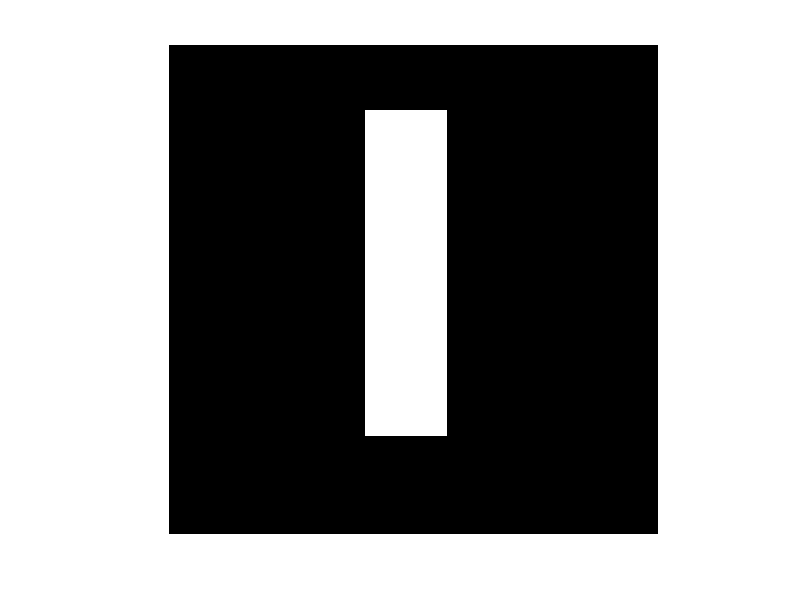
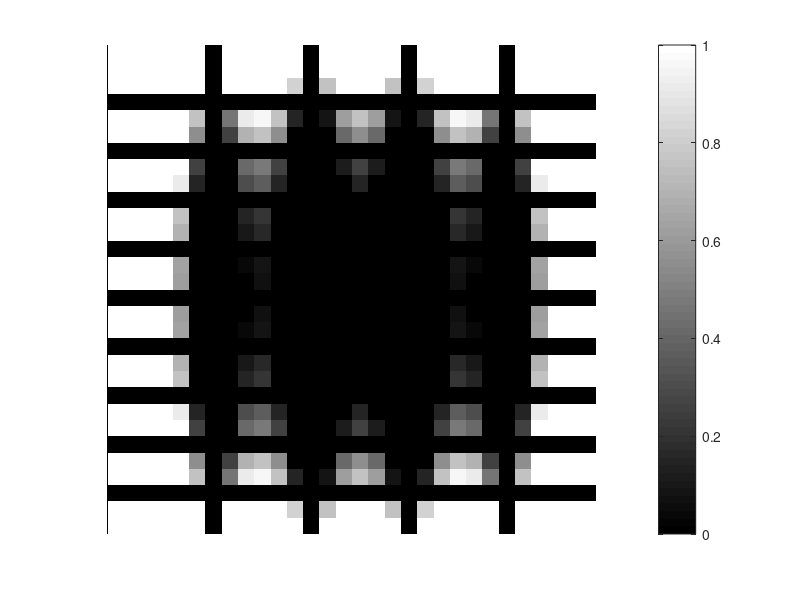

Write the MATLAB code that produced these figures, in order.
%Clear the Console
clc;
%Delete All Memory Variables/Close All Windows
clear all;
close all;

%{
    Image can be processed in 2 way, Frequency Domain, and Spatial Domain. 
      We use (Spatial Domain -- Image described as Pixels).
      Frequency Domain (is image described as Waves Sine/Cosine Waves).
      
     The Conversion we use --> Fourier Transform 
      The Fourier Transform is used to decompose an image into 
      its sine and cosine components 
      
%}

f = zeros(30,30);
f(5:24,13:17) = 1;

figure;imshow(f);

F = fft2(f);

F_LOG = log(abs(F));
figure;imshow(F_LOG);
colormap(jet); colorbar

